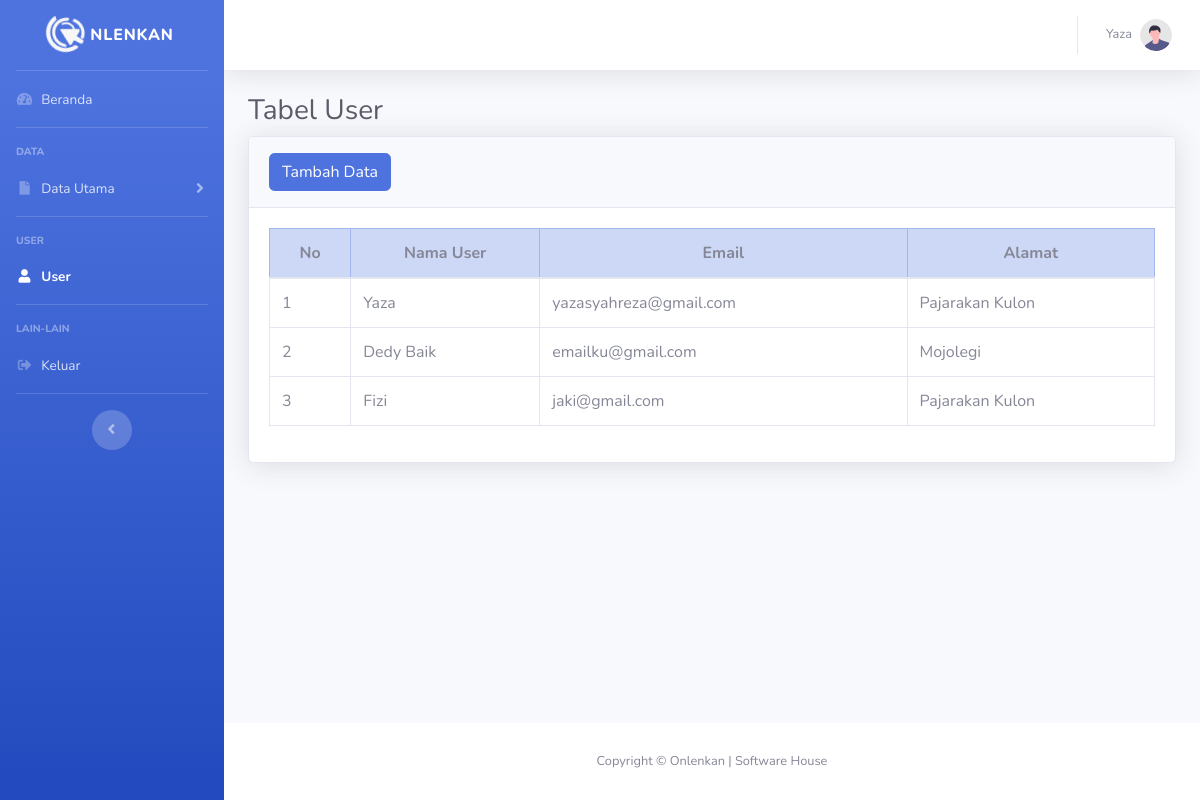
Screenshot of /admin/user.php (signed in) with the database file from the repository.
### tables this page shows
CREATE TABLE `tb_user` (
  `id_user` int(11) NOT NULL,
  `nama_user` varchar(40) NOT NULL,
  `email` varchar(100) NOT NULL,
  `alamat` varchar(50) NOT NULL,
  `username` varchar(25) NOT NULL,
  `password` varchar(99) NOT NULL
);

### admin/user.php (the view, shortened to what this page needs)
<?php
if (empty($_SESSION['iduser'])) {
    echo "<script>location='login.php'</script>";
} else {
    ?>
    <!DOCTYPE html>
    <html lang="en">
    <?php
    $elements = "elements/header.php";
    $p = "elements/$elements.php";
    if (!empty($elements) && file_exists($p)) {
        include "$p";
    } else {
        include "$elements";
    }
    ?>
    <body id="page-top">
        <div id="wrapper">
            <ul class="navbar-nav bg-gradient-primary sidebar sidebar-dark accordion" id="accordionSidebar">
                <a class="sidebar-brand d-flex align-items-center justify-content-center" href="index.php">
                    <div class="sidebar-brand-icon rotate-n-15">
                        <img src="img/logo-putih.png" width="40" height="40" style="margin-bottom: 5px;">
                    </div>
                    <div class="sidebar-brand-text mx-1">Nlenkan</div>
                </a>
                <hr class="sidebar-divider my-0">
                <li class="nav-item">
                    <a class="nav-link" href="index.php">
                        <i class="fas fa-fw fa-tachometer-alt"></i>
                        <span>Beranda</span></a>
                </li>
                <hr class="sidebar-divider">
                <div class="sidebar-heading">
                    Data
                </div>
                <li class="nav-item">
                    <a class="nav-link collapsed" href="#" data-toggle="collapse" data-target="#collapseTwo"
                        aria-expanded="true" aria-controls="collapseTwo">
                        <i class="fas fa-fw fa-file"></i>
                        <span>Data Utama</span>
                    </a>
                </li>
                <hr class="sidebar-divider">
                <div class="sidebar-heading">
                    User
                </div>
                <li class="nav-item active">
                    <a class="nav-link" href="user.php">
                        <i class="fas fa-fw fa-user"></i>
                        <span>User</span></a>
                </li>
                <hr class="sidebar-divider">
                <div class="sidebar-heading">
                    Lain-lain
                </div>
                <li class="nav-item">
                    <a class="nav-link" href="keluar.php" onclick="return confirm('Yakin Ingin Meninggalkan Halaman?')">
                        <i class="fas fa-sign-out-alt fa-sm fa-fw"></i>
                        <span>Keluar</span></a>
                </li>
                <hr class="sidebar-divider d-none d-md-block">
                <div class="text-center d-none d-md-inline">
                    <button class="rounded-circle border-0" id="sidebarToggle"></button>
                </div>
            </ul>
            <div id="content-wrapper" class="d-flex flex-column">
                <div id="content">
                    <?php
                    $elements = "elements/navbar.php";
                    $p = "elements/$elements.php";
                    if (!empty($elements) && file_exists($p)) {
                        include "$p";
                    } else {
                        include "$elements";
                    }
                    ?>
                    <div class="container-fluid">
                        <h1 class="h3 mb-2 text-gray-800">Tabel User</h1>
                        <div class="card shadow mb-4">
                            <div class="card-header py-3">
                                <a href="tambahuser.php" class="btn btn-primary">Tambah Data</a>
                            </div>
                            <div class="card-body">
                                <div class="table-responsive">
                                    <form action="" method="POST">
                                        <table class="table table-bordered" id="dataTable" width="100%" cellspacing="0">
                                            <thead class="table-primary">
                                                <tr>
                                                    <th style="text-align: center; vertical-align: middle;">No</th>
                                                    <th style="text-align: center; vertical-align: middle;">Nama User
                                                    </th>
                                                    <th style="text-align: center; vertical-align: middle;">Email
                                                    </th>
                                                    <th style="text-align: center; vertical-align: middle;">Alamat</th>
                                                </tr>
                                            </thead>
                                            <?php
                                            $no = 1;
                                            include 'koneksi.php';
                                            $data = mysqli_query($koneksi, "SELECT * FROM tb_user");
                                            while ($d = mysqli_fetch_array($data)) {
                                                ?>
                                                <tr>
                                                    <td>
                                                        <?php echo $no++ ?>
                                                    </td>
                                                    <td>
                                                        <?php echo $d['nama_user']; ?>
                                                    </td>
                                                    <td>
                                                        <?php echo $d['email']; ?>
                                                    </td>
                                                    <td>
                                                        <?php echo $d['alamat']; ?>
                                                    </td>
                                                </tr>
                                                <?php
                                            }
                                            ?>
                                        </table>
                                    </form>
                                </div>
                            </div>
                        </div>
                    </div>
                </div>
                <footer class="sticky-footer bg-white">
                    <div class="container my-auto">
                        <div class="copyright text-center my-auto">
                            <span>Copyright &copy; Onlenkan | Software House</span>
                        </div>
                    </div>
                </footer>
            </div>
        </div>
    </body>
    </html>
<?php } ?>

### rows the page displays
tb_user: nama_user "Yaza", email "yazasyahreza@gmail.com", alamat "Pajarakan Kulon"
tb_user: nama_user "Dedy Baik", email "emailku@gmail.com", alamat "Mojolegi"
tb_user: nama_user "Fizi", email "jaki@gmail.com", alamat "Pajarakan Kulon"

### other values shown
$_SESSION['namauser'] "Yaza"
